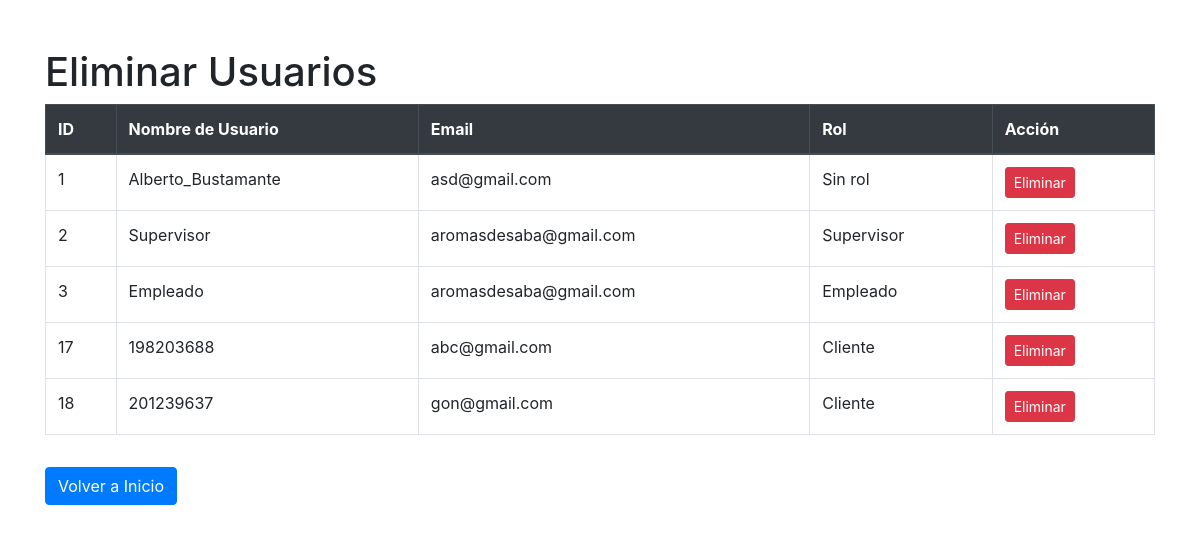
Before: /del_user/ with the older database file.
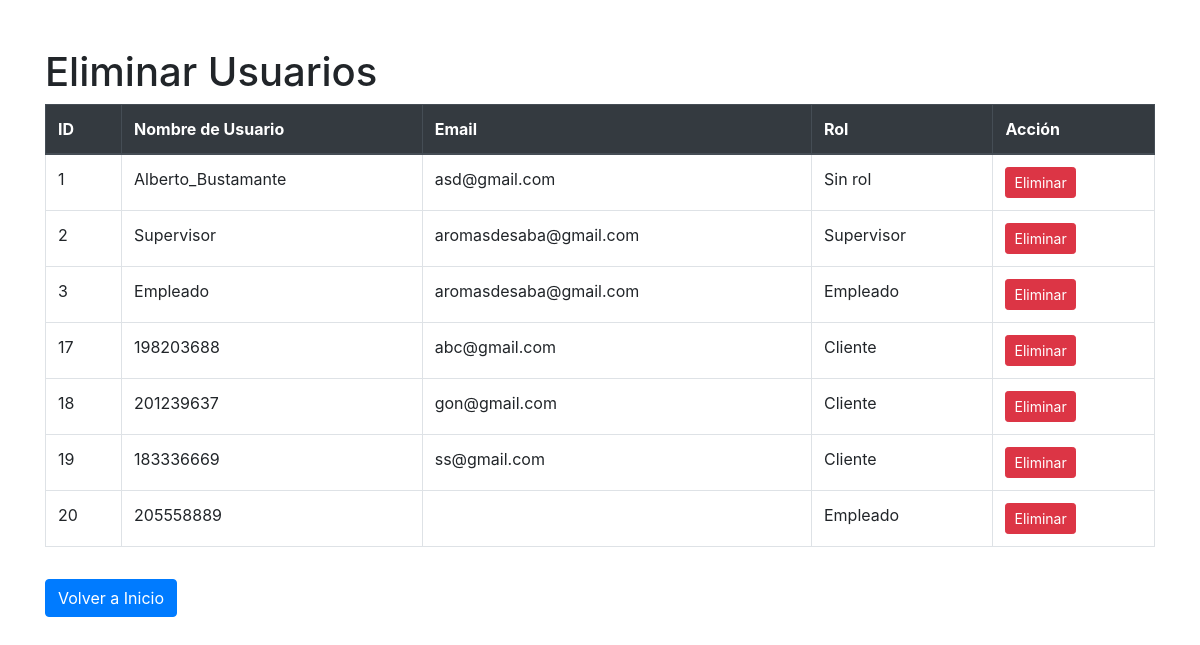
After: the same page with the newer database file.
### hotelpacific/models.py (models this page shows, shortened)
class Usuario(AbstractUser):
    ESTADO_CHOICES = [
        ('Activo', 'Activo'),
        ('Inactivo', 'Inactivo')
    ]
    rol = models.ForeignKey(Rol, on_delete=models.SET_NULL, null=True)  # Clave foránea a Rol
    estado = models.CharField(max_length=20, choices=ESTADO_CHOICES)

class Rol(models.Model):
    descripcion_rol = models.CharField(max_length=255)

### hotelpacific/views.py (the view)
# urls.py: path('del_user/', views.del_user, name='del_user'),
def del_user(request):
    usuarios = Usuario.objects.all()
    if request.method == 'POST':
        user_id = request.POST.get('user_id')
        usuario = get_object_or_404(Usuario, id=user_id)
        usuario.delete()
        messages.success(request, f'El usuario "{usuario.username}" ha sido eliminado exitosamente.')
        return redirect('del_user')
    context = {
        'usuarios': usuarios
    }
    return render(request, 'del_user.html', context)

### hotelpacific/templates/del_user.html (shortened to what this page needs)
<!DOCTYPE html>
<html lang="es">
<head>
    <link rel="stylesheet" href="https://stackpath.bootstrapcdn.com/bootstrap/4.5.2/css/bootstrap.min.css">
</head>
<body>
    <div class="container mt-5">
        <h1>Eliminar Usuarios</h1>
        <table class="table table-bordered">
            <thead class="thead-dark">
                <tr>
                    <th>ID</th>
                    <th>Nombre de Usuario</th>
                    <th>Email</th>
                    <th>Rol</th>
                    <th>Acción</th>
                </tr>
            </thead>
            <tbody>
                {% for usuario in usuarios %}
                <tr>
                    <td>{{ usuario.id }}</td>
                    <td>{{ usuario.username }}</td>
                    <td>{{ usuario.email }}</td>
                    <td>
                        {% if usuario.rol %}
                            {{ usuario.rol.descripcion_rol }}
                        {% else %}
                            Sin rol
                        {% endif %}
                    </td>
                    <td>
                        <form method="post" action="{% url 'del_user' %}">
                            <button type="submit" class="btn btn-danger btn-sm">Eliminar</button>
                        </form>
                    </td>
                </tr>
                {% endfor %}
            </tbody>
        </table>
        <a href="{% url 'admin_menu' %}" class="btn btn-primary mt-3">Volver a Inicio</a>
    </div>
</body>
</html>

Changed rows visible on the page:
added Usuario: id "19", username "183336669", email "ss@gmail.com", rol.descripcion_rol "Cliente"
added Usuario: id "20", username "205558889", rol.descripcion_rol "Empleado"
